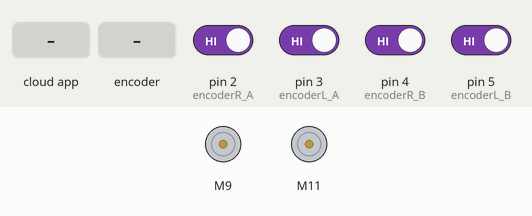
Recording of a sketch running on a simulated Arduino Mega 2560, built with avr-gcc and run on an emulated ATmega2560. Shown: 2 × DC motor (green arrow = forward, orange = backward, longer = faster). Inputs (shaded band) come from the test bench; at power-on: pin 2 (encoderR_A), pin 3 (encoderL_A), pin 4 (encoderR_B), pin 5 (encoderL_B) HIGH. The ROS host is connected and sends only what is stated.

Above: at 1.2 s.
1.3 s: the phone or cloud app sets command to -100
At 2.5 s:
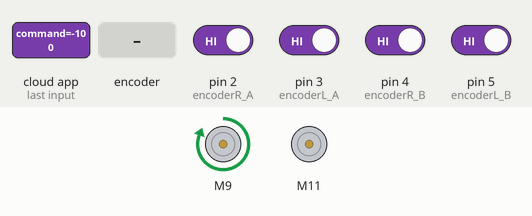
4.3 s: rotary encoder on pin 2 (encoderR_A) / pin 4 (encoderR_B) turned 1 step (first pin leading)
6.5 s: pin 3 (encoderL_A) driven LOW
9.5 s: the phone or cloud app sets command to 100
At 10.0 s:
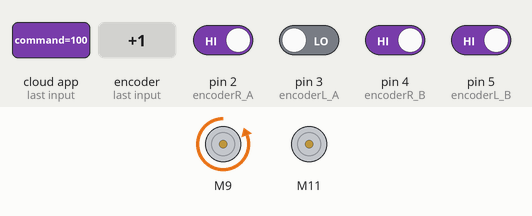
12.5 s: rotary encoder on pin 2 (encoderR_A) / pin 4 (encoderR_B) turned 1 step (first pin leading)
14.2 s: pin 3 (encoderL_A) driven HIGH
Timing chart, 0 to 35.9 s (numbered marks = the images above; inputs shaded):
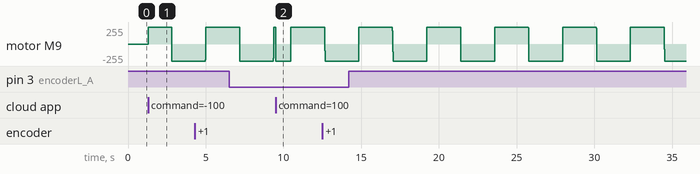

Measured:
- after the input at 1.3 s, motor M9: stopped → forward 255/255 at once, → backward 255/255 1.5 s later
- after the input at 9.5 s, motor M9: forward 255/255 → backward 255/255 after 0.00 s instead of 2.1 s

The sketch:

rosserial_with_PID.ino
```cpp
//#define Serial SerialUSB
//#define USE_USBCON 1

#include <CytronMotorDriver.h>
#include <ArduinoHardware.h>
#include <ros.h>
#include <std_msgs/Int64.h>
#include <std_msgs/Float32.h>

/*For manual PID adjust (Ctrl+F to jump)
   set
   1. Serial.begin(115200);
   2. Set a target(Manual)
   3. monitor(for manual check)

   unset
   while (!nh.connected())
*/

//// Pins AT MEGA////////////
CytronMD motor_l(PWM_DIR, 9, 8); // PWM 1=Pin 9, DIR1=Pin8
CytronMD motor_r(PWM_DIR, 11, 10); // PWM 2=Pin 11, DIR2=Pin10

int encoderR_A = 2;
int encoderR_B = 4;
int encoderL_A = 3;
int encoderL_B = 5;
//////////////////////////////

#define total_pulse_L 20181  // total pulses Left wheel
#define total_pulse_R 20225  // total pulses Left wheel

// globals
long prevT_L = 0;
long prevT_R = 0;

//local
long posPrev_L = 0;
float vlFilt = 0;
float vlPrev = 0;
float vt_L = 0;
long posPrev_R = 0;
float vrFilt = 0;
float vrPrev = 0;
float vt_R = 0;

// Use the "volatile" directive for variables
// used in an interrupt
volatile long pulse_L = 0;
volatile long pulse_R = 0;
int pulsesChanged = 0;

//pid parameter
float kpL = 100;
float kiL = 150;//10;
float kpR = 100;
float kiR = 150;//10;

float e_L = 0;
float e_R = 0;
float eintegral_L = 0;
float eintegral_R = 0;

//create ros node
ros::NodeHandle nh;

//config message variable
std_msgs::Int64 encL_msg; // message encoder of left wheel
std_msgs::Int64 encR_msg; // message encoder of right wheel

//call publisher
ros::Publisher EncL("Enc_L", &encL_msg); // Publish encoder of left wheel
ros::Publisher EncR("Enc_R", &encR_msg); // Publish encoder of right wheel

//callback
void CallBack_L(const std_msgs::Float32& vel_l) {
  vt_L = vel_l.data * -1;
}
void CallBack_R(const std_msgs::Float32& vel_r) {
  vt_R = vel_r.data * -1;
}

//call subscriber
ros::Subscriber <std_msgs::Float32> Motor_L("/control_left_wheel/command", CallBack_L); // Subscribe pwm for drive left motor
ros::Subscriber <std_msgs::Float32> Motor_R("/control_right_wheel/command", CallBack_R); // Subscribe pwm for drive right motor

void setup() {
  //    Serial.begin(115200);
  nh.getHardware()->setBaud(57600);
  nh.initNode();
  nh.subscribe(Motor_L);
  nh.subscribe(Motor_R);
  nh.advertise(EncL);
  nh.advertise(EncR);

  attachInterrupt(digitalPinToInterrupt(encoderL_A), PULSE_L_A_CHANGE, CHANGE);
  //  attachInterrupt(digitalPinToInterrupt(encoderL_B), PULSE_L_B_CHANGE, CHANGE);
  attachInterrupt(digitalPinToInterrupt(encoderR_A), PULSE_R_A_CHANGE, CHANGE);
  //  attachInterrupt(digitalPinToInterrupt(encoderR_B), PULSE_R_B_CHANGE, CHANGE);
}

void loop() {

  while (!nh.connected() ) {
    nh.spinOnce();
    motor_l.setSpeed(0);
    motor_r.setSpeed(0);
    e_L = 0;
    e_R = 0;
    eintegral_L = 0;
    eintegral_R = 0;
  }

  nh.spinOnce();

  if (pulsesChanged != 0) {
    pulsesChanged = 0;
    encL_msg.data = pulse_L;
    encR_msg.data = pulse_R;
    EncL.publish( &encL_msg );
    EncR.publish( &encR_msg );
  }

  // read the position and velocity
  long pos_L = 0;
  long pos_R = 0;
  noInterrupts(); // disable interrupts temporarily while reading
  pos_L = pulse_L;
  pos_R = pulse_R;
  interrupts(); // turn interrupts back on

  // Compute velocity with method 1
  long currT_L = micros();
  float deltaT_L = ((float) (currT_L - prevT_L)) / 1.0e6;
  float velocity_L = (pos_L - posPrev_L) / deltaT_L;
  posPrev_L = pos_L;
  prevT_L = currT_L;

  long currT_R = micros();
  float deltaT_R = ((float) (currT_R - prevT_R)) / 1.0e6;

  float velocity_R = (pos_R - posPrev_R) / deltaT_R;
  posPrev_R = pos_R;
  prevT_R = currT_R;

  // Convert count/s to RPM
  double vl = velocity_L / total_pulse_L * 60.0;
  double vr = velocity_R / total_pulse_R * 60.0;

  // Low-pass filter (25 Hz cutoff)
  vlFilt = 0.854 * vlFilt + 0.0728 * vl + 0.0728 * vlPrev;
  vlPrev = vl;
  vrFilt = 0.854 * vrFilt + 0.0728 * vr + 0.0728 * vrPrev;
  vrPrev = vr;

  //  Set a target(Manual)
  //    float vt_L = 5*(cos(currT_L/1.0e6)>0);
  //    float vt_R = -5*(cos(currT_R/1.0e6)>0);

  // Compute the control signal u
  e_L = vt_L + vlFilt;
  eintegral_L = eintegral_L + e_L * deltaT_L;
  e_R = vt_R + vrFilt;
  eintegral_R = eintegral_R + e_R * deltaT_R;

  float ul = kpL * e_L + kiL * eintegral_L;
  float ur = kpR * e_R + kiR * eintegral_R;

  // Set the motor speed and direction
  int dir_L = 1;
  if (ul < 0) {
    dir_L = -1;
  }
  int pwr_L = ((int) fabs(ul)) * dir_L;
  if (pwr_L > 255) {
    pwr_L = 255;
  }
  if (pwr_L < -255) {
    pwr_L = -255;
  }

  int dir_R = 1;
  if (ur < 0) {
    dir_R = -1;
  }
  int pwr_R = ((int) fabs(ur)) * dir_R;
  if (pwr_R > 195) {
    pwr_R = 195;
  }
  if (pwr_R < -195) {
    pwr_R = -195;
  }

  //  setMotor
  if (vt_L == 0) motor_l.setSpeed(0);
  else motor_l.setSpeed(pwr_L);
  if (vt_R == 0) motor_r.setSpeed(0);
  else motor_r.setSpeed(pwr_R);


  //monitor(for manual check)
  //    Serial.print(vt_L);
  //    Serial.print(" ");
  //    Serial.print(vl);
  //    Serial.print(" ");
  //    Serial.print(vt_R);
  //    Serial.print(" ");
  //    Serial.print(vr);
  //    Serial.print(pulse_L);
  //    Serial.println();
  //  nh.spinOnce();
  delay(3);
}

void PULSE_L_A_CHANGE() {
  if ( digitalRead(encoderL_B) == 0 ) {
    if ( digitalRead(encoderL_A) == 0 ) {
      // A fell, B is low
      pulse_L--; // moving reverse
    } else {
      // A rose, B is low
      pulse_L++; // moving forward
    }
  } else {
    if ( digitalRead(encoderL_A) == 0 ) {
      // B fell, A is high
      pulse_L++; // moving reverse
    } else {
      // B rose, A is high
      pulse_L--; // moving forward
    }
  }
  pulsesChanged = 1;
}

void PULSE_R_A_CHANGE() {
  if ( digitalRead(encoderR_B) == 0 ) {
    if ( digitalRead(encoderR_A) == 0 ) {
      // A fell, B is low
      pulse_R++; // moving reverse
    } else {
      // A rose, B is low
      pulse_R--; // moving forward
    }
  } else {
    if ( digitalRead(encoderR_A) == 0 ) {
      // B fell, A is high
      pulse_R--; // moving reverse
    } else {
      // B rose, A is high
      pulse_R++; // moving forward
    }
  }
  pulsesChanged = 1;
}
```
